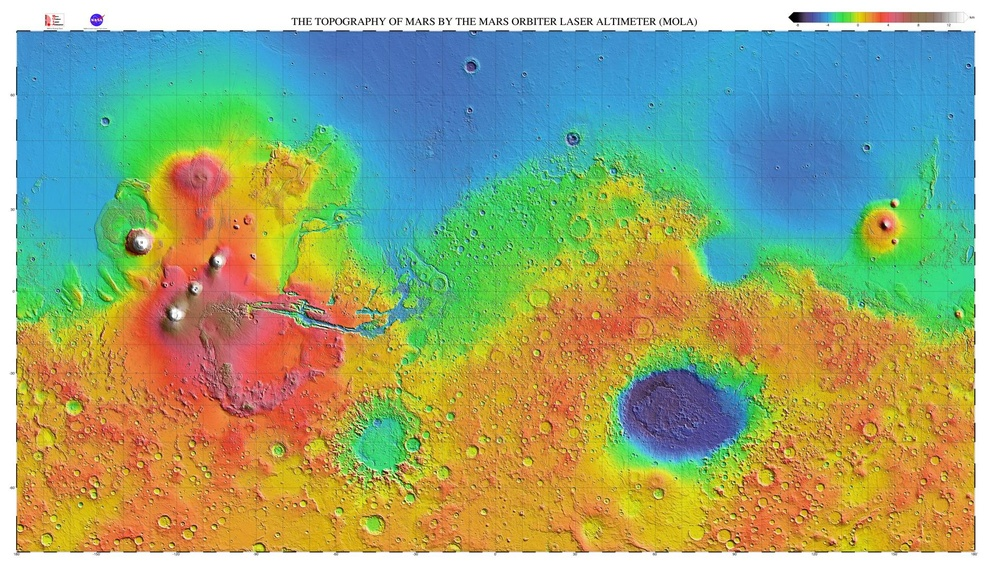
#> input picture pix/mercat.jpg, 1000 x 562 px, shrunk from 1920 x 1080 before the run
$ python mark_out_color.py
#> lines starting #> are read from the running program, lines starting #| are printed output that depends on the picture
import cv2
import numpy as np

# wczytuję i przypisuje zdjęcie topograficzne do zmniennej
img = cv2.imread('pix/mercat.jpg', 1,)
#> img is the input picture: shape (562, 1000, 3); mean B, G, R 121.2, 166.7, 150.1


# Konwertuję zdjęcie z RGB na HSV
hsv = cv2.cvtColor(img, cv2.COLOR_BGR2HSV)
#> hsv: shape (562, 1000, 3); mean H, S, V 52.3, 161.1, 206.8

# Wybieram zakres kolorów który mnie interesuje
lower_yellow = np.array([30, 100, 100])
upper_yellow = np.array([30, 255, 255])

# Tworzę maskę które wyświetli tylko podane kolory
mask = cv2.inRange(hsv, lower_yellow, upper_yellow)
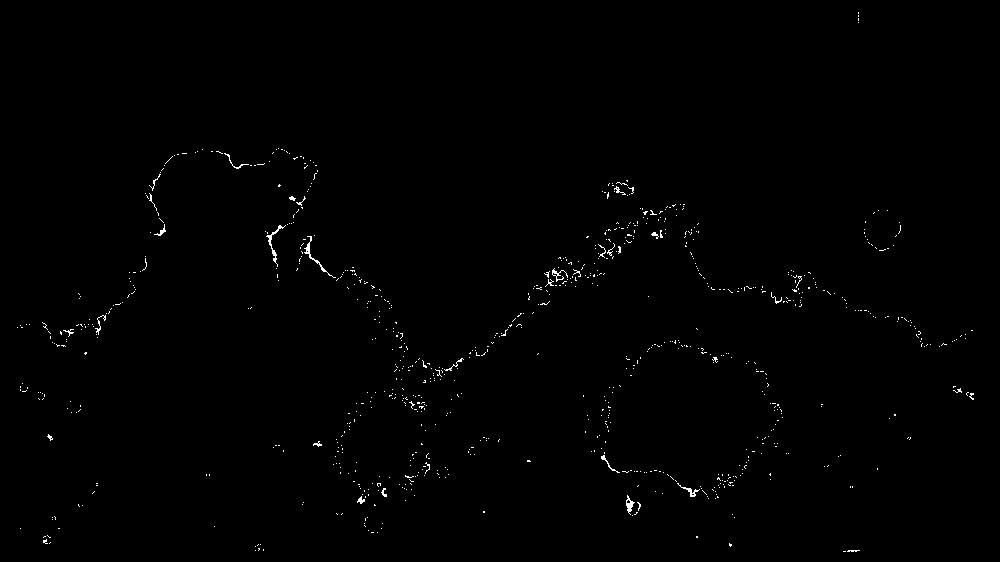
#> mask: shape (562, 1000); 0.54% white in thin lines or dots

# łącze ze sobą dwa te same zdjęcia i zagnieżdżam w nich maskę
result = cv2.bitwise_and(img, img, mask=mask)

# Za pomocą maski wybieram kolory które chcę zamienić na czerwony
result[mask > 0] = [0,0,255]
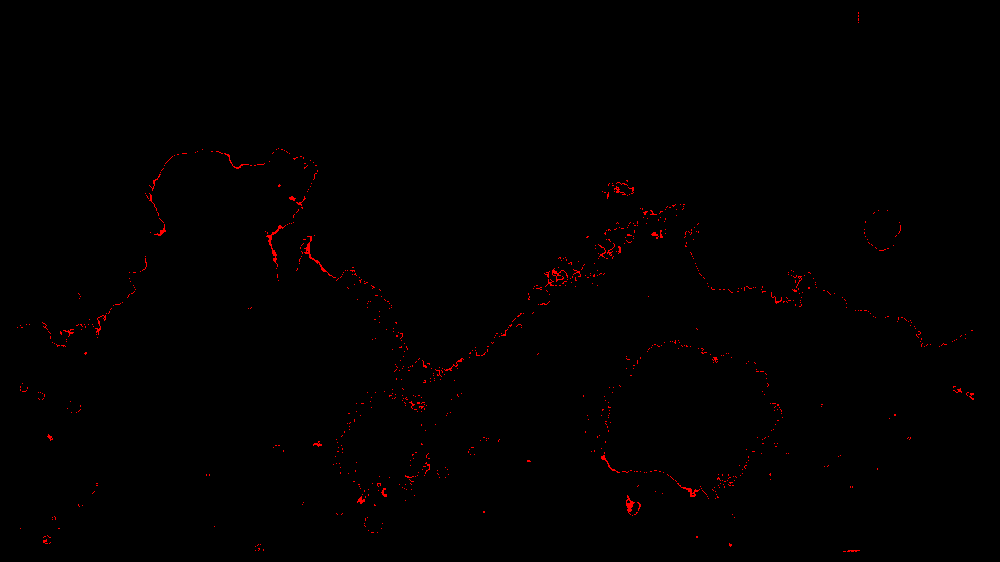
#> result: shape (562, 1000, 3); mean B, G, R 0, 0, 1.4


# zapisuję zmodyfikowane zdjęcie
cv2.imwrite('./pix/mars_save_place_to_land.png', result)
